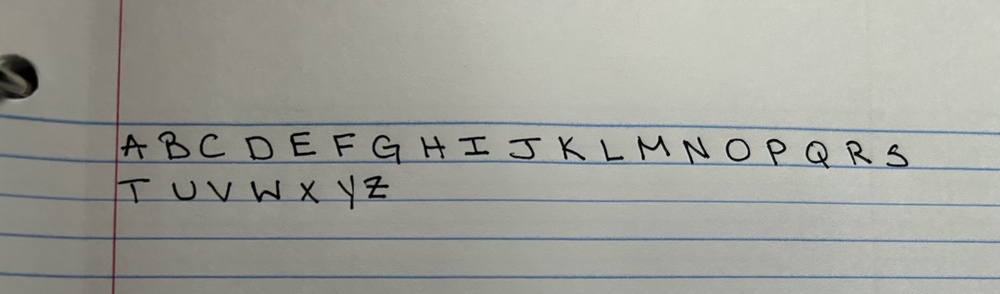
#> input picture OCR_PROJECT/sample_5_upper.jpeg, 1000 x 294 px, shrunk from 3783 x 1114 before the run
$ python -i preprocess.py   (imports and definitions only)
#> lines starting #> are read from the running program, lines starting #| are printed output that depends on the picture; after the words box and inside, x2 and y2 are one past the last pixel; in counts of white or black regions, pixels touching at a corner belong together
# Image preprocessing functions
import cv2

def preprocess_image(image_path):
#> called with image_path = 'OCR_PROJECT/sample_5_upper.jpeg'
    image = cv2.imread(image_path)
#> image is the input picture: shape (294, 1000, 3); mean B, G, R 153.1, 159.7, 158.9
    gray = cv2.cvtColor(image, cv2.COLOR_BGR2GRAY)

    # Denoising
    denoised = cv2.fastNlMeansDenoising(gray, h=60)
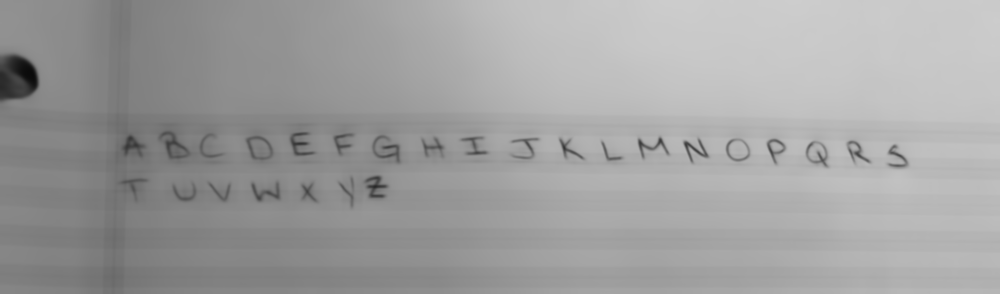
#> denoised: shape (294, 1000); min 10, max 205, mean 159.8

    # Adaptive Thresholding
    thresh = cv2.adaptiveThreshold(
        denoised, 255, cv2.ADAPTIVE_THRESH_GAUSSIAN_C,
        cv2.THRESH_BINARY, 11, 2
    )
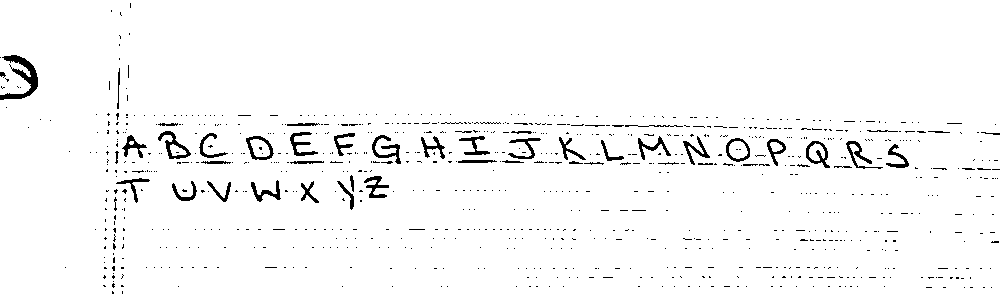
#> thresh: shape (294, 1000); 96.9% white; 843 black regions (786 under 20 px), largest, box (x1, y1, x2, y2) and area: (0, 55, 38, 100) 614, (158, 131, 191, 159) 287, (372, 135, 401, 164) 281

    return thresh

>>> result = preprocess_image('OCR_PROJECT/sample_5_upper.jpeg')
